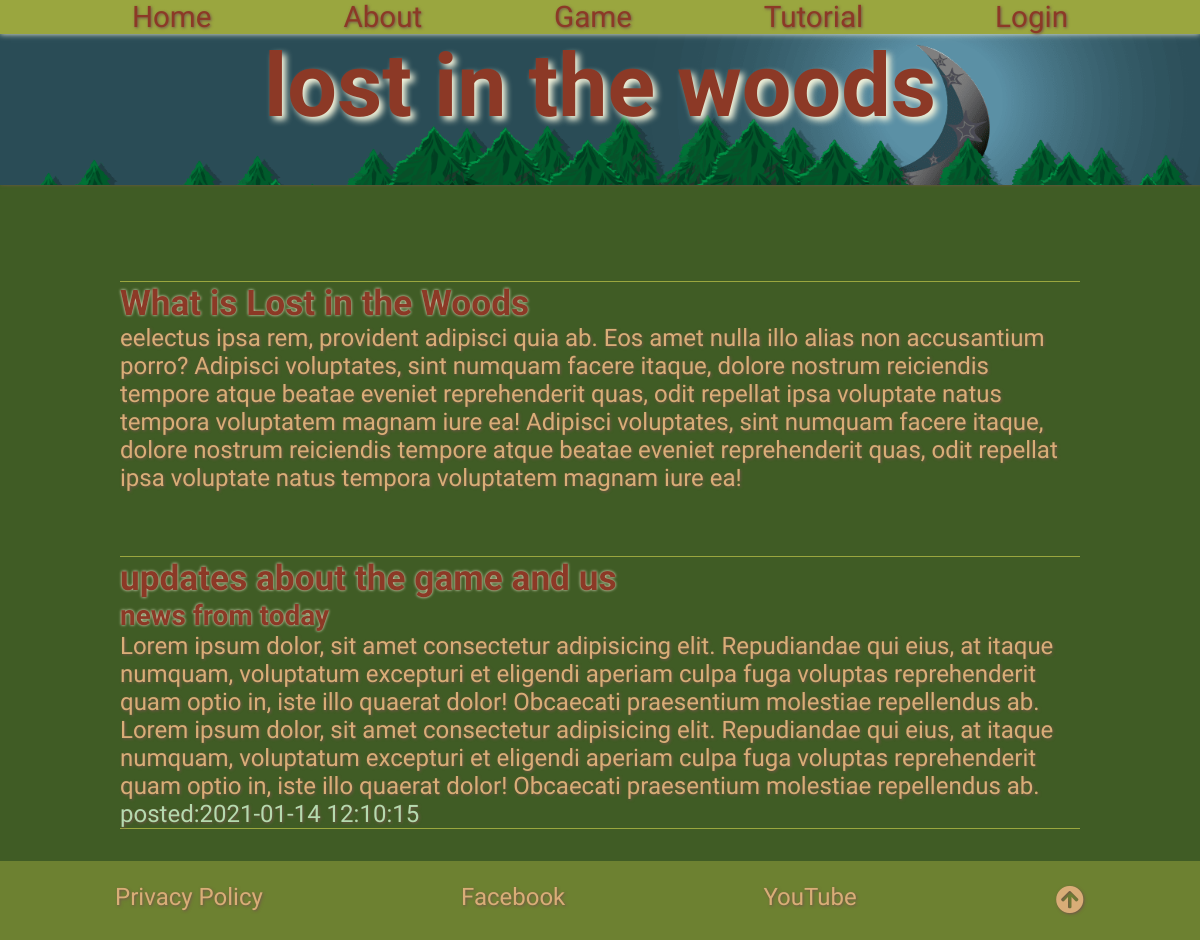
The page / on the database its author committed.
### tables this page shows
CREATE TABLE `contents` (
  `id` int(11) NOT NULL,
  `title` varchar(255) NOT NULL,
  `content` text NOT NULL,
  `site_category` varchar(255) NOT NULL
);

CREATE TABLE `blog_entries` (
  `id` int(11) NOT NULL,
  `entry_title` varchar(255) NOT NULL,
  `entry_content` text NOT NULL,
  `post_date` timestamp NOT NULL DEFAULT CURRENT_TIMESTAMP
);

### core/init.php (called while the page is built, shortened)
<?php
require_once  __DIR__."/../includes/database.php";
$content = new DBfunctions($pdo);
require_once( __DIR__.'/../includes/sanitize.php');
?>

### classes/DBfunctions.php (called while the page is built, shortened)
<?php
class DBfunctions{
    private $pdo;
    public function __construct(PDO $pdo){
    $this->pdo = $pdo;
    }
    public function fetchAll($sql,$params = array()){
        $stmt = $this->pdo->prepare($sql);
        $stmt->execute($params);
        $result = $stmt->fetchAll();
        return $result;
    }
    public function fetchSingle($sql,$params = array()){
        $stmt = $this->pdo->prepare($sql);
        $stmt->execute($params);
        $result = $stmt->fetch();
        return $result;
    }
}

### includes/sanitize.php (called while the page is built)
<?php
 function escape($str){
     return htmlentities($str,ENT_QUOTES,'UTF-8');
 }
?>

### index.php (the view, shortened to what this page needs)
<?php
require_once("core/init.php");
require_once("layouts/header.php");
$homeContent = $content->fetchSingle("SELECT * FROM contents WHERE site_category = :cat",['cat' => 'home']);
$newsFeed = $content->fetchAll(" SELECT * FROM `blog_entries` ORDER BY post_date desc");
?>
<section class="about">
    <h2><?= escape($homeContent['title'])?></h2>
    <p><?= escape(nl2br($homeContent['content']))?></p>
</section>
<section class="news">
  <h2>updates about the game and us</h2>
    <article class="newsEntry">
    <?php foreach($newsFeed as $feed) : ?>
      <h3><?= escape($feed['entry_title'])?></h3>
      <p><?= escape($feed['entry_content'])?></p>
      <span class="timestamp">posted:<?= escape($feed['post_date'])?></span>
      <?php endforeach; ?>
    </article>
</section>
<?php
require_once("layouts/footer.php");
?>

### css/main.css (style rules this page uses)
* { margin: 0; padding: 0; }
*, *::after, *::before { box-sizing: border-box; }
body { background-color:var(--strong-bg-color); display:flex; flex-direction: column; align-items: center; }
section { position: relative; max-width:80vw; min-width:20vw; margin-top:2em; margin-bottom:2em; border-top:solid 1px var(--solid-bg-color); }
section:last-of-type { border-bottom:solid 1px var(--solid-bg-color); }
.timestamp { color: rgb(181, 218, 175); }

### rows shown on the page
contents: title "What is Lost in the Woods", content "eelectus ipsa rem, provident adipisci quia ab. Eos amet nulla illo alias non accusantium porro? Adipisci voluptates, sint numquam facere itaque, dolore nostrum reiciendis tempore atque beatae eveniet reprehenderit quas, odit repellat ipsa voluptate natus tempora voluptatem magnam iure ea! Adipisci voluptates, sint numquam facere itaque, dolore nostrum reiciendis tempore atque beatae eveniet reprehenderit quas, odit repellat ipsa voluptate natus tempora voluptatem magnam iure ea!"
blog_entries: entry_title "news from today", entry_content "Lorem ipsum dolor, sit amet consectetur adipisicing elit. Repudiandae qui eius, at itaque numquam, voluptatum excepturi et eligendi aperiam culpa fuga voluptas reprehenderit quam optio in, iste illo quaerat dolor! Obcaecati praesentium molestiae repellendus ab. Lorem ipsum dolor, sit amet consectetur adipisicing elit. Repudiandae qui eius, at itaque numquam, voluptatum excepturi et eligendi aperiam culpa fuga voluptas reprehenderit quam optio in, iste illo quaerat dolor! Obcaecati praesentium molestiae repellendus ab.", post_date "2021-01-14 12:10:15"

### other values the page prints
$navitem['text'] "Home"
$navitem['text'] "About"
$navitem['text'] "Game"
$navitem['text'] "Tutorial"
$navitem['text'] "Login"
